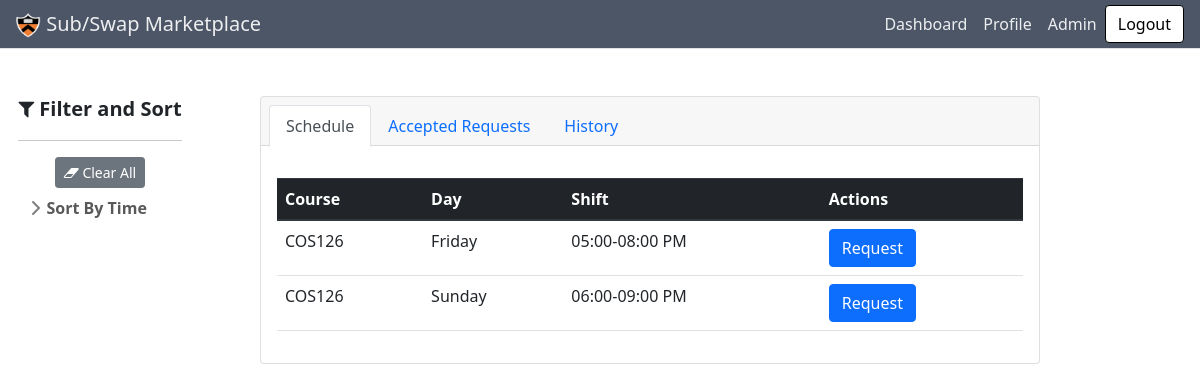
The app's page /profile (signed in) with its own data.
### subapp/models.py (models this page shows, shortened)
class Shift(db.Model):
    id = db.Column(db.Integer, primary_key=True)
    day = db.Column(db.String(10), nullable=False)
    start = db.Column(db.Time, nullable=False)
    end = db.Column(db.Time, nullable=False)
    course = db.Column(db.String(120), nullable=False)
    staff = db.relationship(
        "User", secondary=a_assigned_shifts, back_populates="schedule")
    requests = db.relationship(
        "Request", secondary=a_requested_shifts, back_populates="shift")

### subapp/main/routes.py (the view)
@main.route("/profile", methods=['GET', 'PUT'])
@login_required
def profile():
    html = render_template('main/profile.html', shifts=current_user.schedule, requests=current_user.accepted_requests, history=current_user.inactive_requests())
    return make_response(html)

### subapp/models.py (called while the page is built)
@login_manager.user_loader
def load_user(user_id):
    return User.query.get(int(user_id))

    def inactive_requests(self):
        return [request for request in self.posted_requests if request.accepted]

### subapp/main/templates/main/profile.html (shortened to what this page needs)
{% extends "main/base.html" %}
{% block content %}
<div class="container-fluid">
  <div class="row align-items-start">
    <div class="sticky sidebar_container col-md-2">
      {% with tags_by_category=tags_by_category %} {% include
      "main/sidebar.html" %} {%endwith%}
    </div>
    <div class="col-md-9">
      <section class="py-5">
        <div class="items_container container px-4 px-lg-5">
          <div class="card">
            <div class="card-header">
              <ul class="nav nav-tabs card-header-tabs" id="bologna-list" role="tablist">
                <li class="nav-item">
                  <a class="nav-link active" href="#description" role="tab" aria-controls="description"
                    aria-selected="true">Schedule</a>
                </li>
                <li class="nav-item">
                  <a class="nav-link" href="#history" role="tab" aria-controls="history" aria-selected="false">Accepted
                    Requests</a>
                </li>
                <li class="nav-item">
                  <a class="nav-link" href="#deals" role="tab" aria-controls="deals" aria-selected="false">History</a>
                </li>
              </ul>
            </div>
            <div class="card-body">
              <div class="tab-content mt-3">
                <div class="tab-pane active" id="description" role="tabpanel">
                  <table class="table">
                    <thead class="thead-dark">
                      <tr>
                        <th scope="col">Course</th>
                        <th scope="col">Day</th>
                        <th scope="col">Shift</th>
                        <th scope="col">Actions</th>
                      </tr>
                    </thead>
                    <tbody>
                      {% for shift in shifts %}
                      <tr>
                        <td>{{shift.course}}</td>
                        <td>{{shift.day}}</td>
                        <td> {{shift.start.strftime("%I:%M")}}-{{shift.end.strftime("%I:%M %p")}}</td>
                        <td>
                          <a href="{{url_for('requests.create_request', shiftid=shift.id)}}" class="btn btn-primary"
                            role="button">Request</a>
                        </td>
                      </tr>
                      {% endfor %}
                    </tbody>
                  </table>
                </div>
              </div>
            </div>
          </div>
        </div>
      </section>
    </div>
  </div>
</div>
<link rel="stylesheet"
  href="https://cdnjs.cloudflare.com/ajax/libs/bootstrap-datepicker/1.4.1/css/bootstrap-datepicker3.css" />
{% endblock content %}

### subapp/main/static/css/sidebars.css (style rules this page uses)
body { min-height: 100vh; min-height: -webkit-fill-available; }
html { height: -webkit-fill-available; }

### records on screen
Shift: course "COS126", day "Friday", start "05:00", end "08:00 PM"
Shift: course "COS126", day "Sunday", start "06:00", end "09:00 PM"
